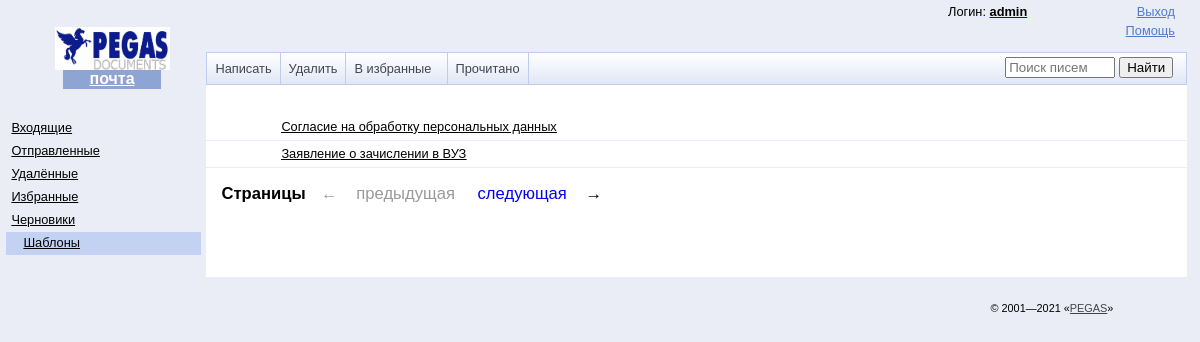
Screenshot of /mail/messages/?type=template (signed in) with the database file from the repository.
### mail/models.py (models this page shows)
class Templates(models.Model):
    title = models.CharField(max_length=300)
    file = models.FileField()
    tags = models.ManyToManyField(Tags, related_name="tags", default=None, blank=True)
    def get_absolute_url(self):
        return reverse("template_detail", kwargs={"pk": self.id})

### mail/views.py (the view, shortened to what this page needs)
# urls.py: path("messages/", Mail.as_view(), name="messages"),
class Mail(LoginRequiredMixin, View):
    login_url = "login"
    def get(self, request):
        if request.user.groups.filter(name="boss").exists():
            userisboss = True
        else:
            userisboss = False
        type_m=request.GET.get('type', 'inbox')
        user = User.objects.get(username=request.user)
        messages=[]
        search_query = request.GET.get('request', '')
        if search_query:
            messages = Message.objects.filter(
                (Q(sender__username__icontains=search_query) |
                Q(receiver__username__icontains=search_query) |
                Q(topic__icontains=search_query) |
                Q(text_message__icontains=search_query))&(Q(sender=user) | Q(receiver=user))).order_by('date')
        else:
            if type_m == 'inbox':
                messages = Message.objects.filter(receiver=user,is_truly_deleted=False, is_deleted=False)
            elif type_m == 'sent':
                messages = Message.objects.filter(sender=user,is_truly_deleted=False, is_deleted=False)
            elif type_m == 'draft':
                messages = Message.objects.filter(draft=True,is_truly_deleted=False, is_deleted=False)
            elif type_m == 'trash':
                messages = Message.objects.filter((Q(receiver=user) | Q(sender=user)), is_truly_deleted=False,
                                                  is_deleted=True)
            elif type_m == 'favourite':
                messages = Message.objects.filter((Q(receiver=user) | Q(sender=user)), is_favourite=True, is_deleted=False,
                                                  is_truly_deleted=False)
            elif type_m == 'template':
                templates = Templates.objects.all()
                return render(request,'mail/templates.html', context={"templates":templates,"type_m":type_m, "userisboss":userisboss})

### templates/mail/templates.html (shortened to what this page needs)
{%extends 'base.html'%}
{%load static%}
{%block content%}
    <div id="main" role="main" aria-label="Рабочая область">
    <div class="b-messages">
        {%for template in templates%}
            <div class="b-messages__message">
                <span class="b-messages__message__left" href="{{template.get_absolute_url}}" >
                    <a class="b-messages__from" href="{{template.get_absolute_url}}" style="width:1500px" aria-label="название: {{template.title}}">
                        <span class="b-messages__from__text" aria-hidden="true" role="presentation">
                            <span class="b-messages__from__text" style=" font-size: 1em;">{{template.title}}</span>
                        </span>
                    </a>
                </span>
            </div>
        {%endfor%}
    </div>
    </div>
    <div class="b-pager">
    <span class="b-pager__title" aria-hidden="true"
        role="presentation">Страницы
    </span>
    <span class="b-pager__links">
        <span class="b-pager__inactive b-pager__left" aria-hidden="true" role="presentation">
            <i class="b-pager__arr">←</i>
            &nbsp;предыдущая
        </span>
        <span class="b-pager__active">
            <a class="b-pager__next"
                href="https://mail.yandex.ru/lite/inbox/page_number=2"
                aria-label="Следующая страница">
                <span aria-hidden="true"
                    role="presentation">следующая&nbsp;
                    <i class="b-pager__arr">→</i>
                </span>
            </a>
        </span>
    </span>
    </div>
{%endblock%}

### templates/base.html (shortened to what this page needs)
{%load static%}
<!DOCTYPE html
    PUBLIC "-//W3C//DTD XHTML 1.0 Transitional//EN" "http://www.w3.org/TR/xhtml1/DTD/xhtml1-transitional.dtd">
<html xmlns:mail="urn:yandex:mail">
<head>
    <link xmlns:fn="http://www.w3.org/2005/02/xpath-functions" type="text/css" rel="stylesheet"
        href="{% static 'css/_messages_lite.css'%}">
    <link xmlns:fn="http://www.w3.org/2005/02/xpath-functions" type="text/css" rel="stylesheet"
        href="{% static 'css/_message_lite.css'%}">
    <link type="text/css" rel="stylesheet" href="{%static 'css/add_user.css'%}">
</head>
<body>
    <div class="b-page">
        <div class="b-header">
            <div class="b-head-logo b-head-logo_lang_ru"><a class="b-head-logo__logo" href="https://yandex.ru/">
                <img alt="pegas" class="b-head-logo__image" src="{% static 'img/2.jpg'%}"></a><strong
                    class="b-head-name b-head-name_logo"><a action="mailbox.check"
                        href="https://mail.yandex.ru/lite/inbox"
                        class="b-head-name__link daria-action">почта</a></strong></div>
            <div class="b-header__right" role="navigation" aria-label="Настройки">
                <div class="b-head-user">
                    {% if user.is_authenticated %}
                    <div class="b-dropdown">
                        <ul class="b-dropdown__list" role="presentation">
                            <li class="b-dropdown__item b-dropdown__visible">
                                Логин:
                                <a class="b-dropdown__or" aria-label="ustin0we" href="#">
                                    <span class="b-pseudo-link" aria-hidden="true" role="presentation">
                                        <b class="b-user">
                                             {{user.username}}
                                        </b>
                                    </span>
                                </a>
                            </li>
                        </ul>
                    </div>
                    {%endif%}
                </div>
                <a href="{%url 'logout_personal'%}" class="b-header__link b-header__link_exit">Выход</a>
                <a href="https://yandex.ru/support/mail/" class="b-header__link b-header__link_help">Помощь</a>
            </div>
        </div>
        <div class="b-layout">
            <div class="b-layout__left">
                <div class="b-folders">
                    <div role="navigation" aria-label="Папки">
                        <span class="b-folders__folder {%if type_m == 'inbox'%}b-folders__folder_current{% endif %}">
                            <span class="b-folders__folder__name"><a class="b-folders__folder__link"
                                    href="{%url 'messages'%}?type=inbox"
                                    aria-label="Входящие, нет новых писем"><span aria-hidden="true"
                                        role="presentation">Входящие</span></a></span></span>
                        <span class="b-folders__folder {%if type_m == 'sent'%}b-folders__folder_current{% endif %}"> <span class="b-folders__folder__name"><a
                                class="b-folders__folder__link" href="{%url 'messages'%}?type=sent"
                                aria-label="Отправленные, нет новых писем"><span aria-hidden="true"
                                    role="presentation">Отправленные</span></a></span></span>
                        <span class="b-folders__folder {%if type_m == 'trash'%}b-folders__folder_current{% endif %}"> <span class="b-folders__folder__name"><a
                                    class="b-folders__folder__link" href="{%url 'messages'%}?type=trash"
                                    aria-label="Удалённые, нет новых писем"><span aria-hidden="true"
                                        role="presentation">Удалённые</span></a></span></span> <span
                            class="b-folders__folder {%if type_m == 'favourite'%}b-folders__folder_current{% endif %}"> <span class="b-folders__folder__name"><a
                                    class="b-folders__folder__link" href="{%url 'messages'%}?type=favourite"
                                    aria-label="Избранные, нет новых писем"><span aria-hidden="true"
                                        role="presentation">Избранные</span></a></span></span> <span
                            class="b-folders__folder {%if type_m == 'draft'%}b-folders__folder_current{% endif %}"> <span class="b-folders__folder__name"><a
                                    class="b-folders__folder__link" href="{%url 'messages'%}?type=draft"
                                    aria-label="Черновики, нет новых писем"><span aria-hidden="true"
                                        role="presentation">Черновики</span></a></span></span><span
                            class="b-folders__folder b-folders__folder_nesting1 {%if type_m == 'template'%}b-folders__folder_current{% endif %}"> <span
                                class="b-folders__folder__name"><a class="b-folders__folder__link"
                                    href="{%url 'messages'%}?type=template"
                                    aria-label="Шаблоны, нет новых писем"><span aria-hidden="true"
                                        role="presentation">Шаблоны</span></a></span></span> </div>
                </div>
            </div>
            <div class="b-layout__right">
                    <div class="b-toolbar b-toolbar_type_messages">
                        <div class="b-toolbar__i" role="navigation" aria-label="Действия с письмами">
                            <span class="b-toolbar__col">
                                <a class="b-toolbar__but" href="{%url 'compose'%}" name="" aria-label="Написать" role="button">
                                    <i class="b-toolbar__but__i">Написать</i>
                                </a>
                            </span>
                            <span class="b-toolbar__col">
                                <input name="delete" type="submit" value="Удалить" class="b-toolbar__but b-toolbar__but__i" aria-label="Удалить">
                            </span>
                            <span class="b-toolbar__col">
                                <input name="tofavourite" type="submit" value="В избранные  " class="b-toolbar__but b-toolbar__but__i" aria-label="В избранные">
                            </span>
                            <span class="b-toolbar__col">
                                <input name="mark" type="submit" value="Прочитано" class="b-toolbar__but b-toolbar__but__i" aria-label="Прочитано">
                            </span>
                        </div>
                        <div class="b-toolbar__search">
                            <div class="b-search" role="search" aria-label="Поиск">
                                <table>
                                    <tbody>
                                        <form class="form-inline search-form" action = "{% url 'messages' %}">
                                            <tr>
                                                <td class="l">
                                                    <input name="request" value="{{search_query}}" type="search" placeholder="Поиск писем">
                                                </td>
                                                <td class="r"><input type="submit" name="search" value="Найти" tabindex="0">
                                                </td>
                                            </tr>
                                        </form>
                                    </tbody>
                                </table>
                            </div>
                        </div>
                    </div>
                    <div class="b-direct-stripe" id="yandex_direct_D-I-92550-14">
                    </div>
                    {%block content%}
                    {%endblock%}
            </div>
        </div>
    </div>
    <div class="b-footer" role="contentinfo" aria-label="Подвал">
        <div class="b-footer__col b-footer__col_right">
            <div class="b-footer__block b-footer__block_copyright"><span class="b-footer__copyright">©&nbsp;2001—2021
                    «<a href="https://yandex.ru/" class="b-footer__link">PEGAS</a>»</span></div>
        </div>
    </div>
    </body>
</html>

### rows the page displays
Templates: title "Согласие на обработку персональных данных"
Templates: title "Заявление о зачислении в ВУЗ"

### other values shown
{{ user.username }} "admin"
